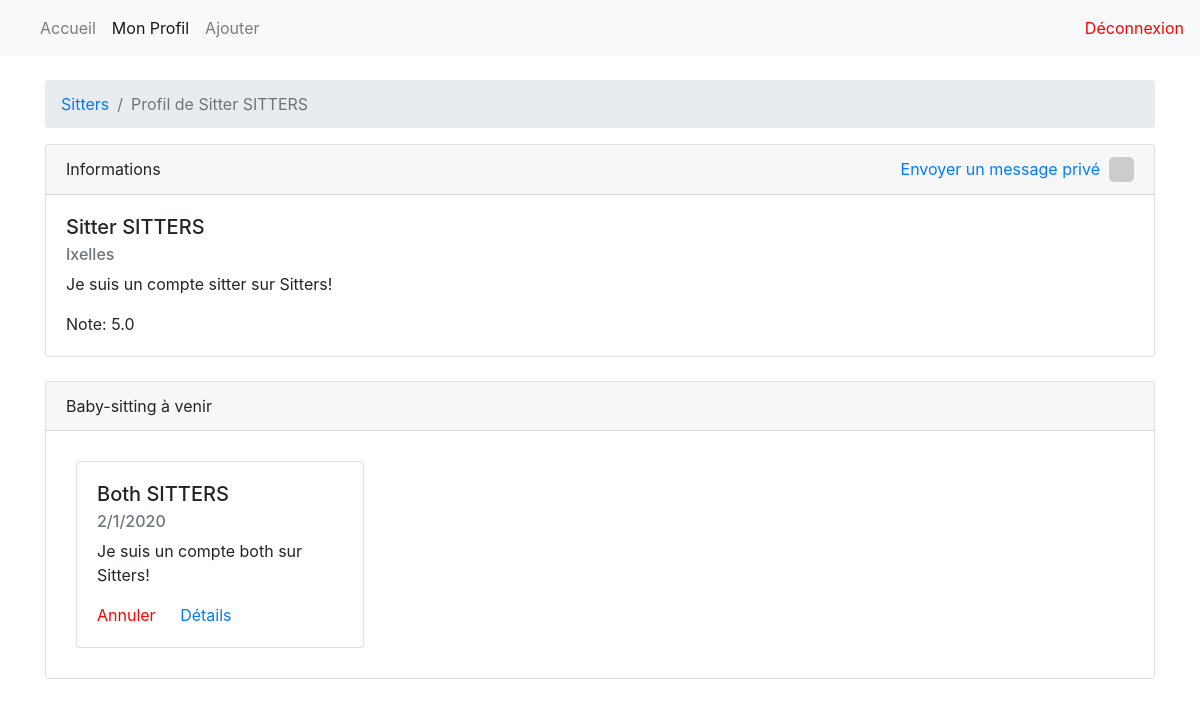
Screenshot of /Profile?Id=6 (signed in) with the database file from the repository.
### Sitters/models.py (models this page shows, shortened)
class User(models.Model):
    Email = models.EmailField(max_length=50)
    Password = models.CharField(max_length=128)
    Firstname = models.CharField(max_length=30)
    Lastname = models.CharField(max_length=50)
    City = models.CharField(max_length=50)
    Street = models.CharField(max_length=30, null=True)
    Infos = models.TextField(null=True)
    Status = (
        ('Parent','Parent'),
        ('Sitter','Sitter'),
        ('Both','Both'),
        )
    Status = models.CharField(max_length=30, choices=Status)
    Price = models.FloatField(null=True)
    Age = models.IntegerField(null=True)
    Admin = models.BooleanField(default=False)
    Banned = models.BooleanField(default=False)

class Disponibilities(models.Model):
    SitterId = models.IntegerField(null=True)
    Date = models.TextField(null=True)
    Duration = models.IntegerField(null=True)
    Reserved = models.BooleanField(default=False)
    By = models.IntegerField(null=True)
    Start = models.IntegerField(null=True)
    End = models.IntegerField(null=True)
    Price = models.FloatField(null=True)
    ChildMax = models.IntegerField(null=True)
    City = models.TextField(null=True)

### Sitters/views.py (the view, shortened to what this page needs)
# urls.py: url(r'^Profile$', Profile),
def Profile(request):
    if "User" in request.session:
        if len(request.GET) > 0:
            Query = User.objects.filter(pk=int(escape(request.GET["Id"])))
            if len(Query) > 0:
                SessionUser = User.objects.filter(Email=request.session["User"])
                if SessionUser[0].pk == int(escape(request.GET["Id"])):
                    Reservations = Disponibilities.objects.filter(By=SessionUser[0].pk)
                    UpComing = Disponibilities.objects.filter(SitterId=SessionUser[0].pk,Reserved=True)
                    for Coming in UpComing:
                        setattr(Coming, 'Price', User.objects.filter(pk=Coming.By)[0].Price)
                        setattr(Coming, 'Name', User.objects.filter(pk=Coming.By)[0].Firstname + " " + User.objects.filter(pk=Coming.SitterId)[0].Lastname)
                        setattr(Coming, 'City', User.objects.filter(pk=Coming.By)[0].City)
                        setattr(Coming, 'Age', User.objects.filter(pk=Coming.By)[0].Age)
                        setattr(Coming, 'Infos', User.objects.filter(pk=Coming.By)[0].Infos)
                    CheckForFavorite = Favorite.objects.filter(User=SessionUser[0].pk,FavoriteUser=int(escape(request.GET["Id"])))
                    if len(CheckForFavorite) > 0:
                        IsFavorite = True
                    else:
                        IsFavorite = False
                    if Query[0].Status != "Parent":
                        UserNote = Note(Query[0].pk)
                        if Query[0].Status == "Both":
                            Childs = Child.objects.filter(Parent=Query[0].pk)
                            return render(request, "Profile.html", {"User": Query[0], "SessionUser": SessionUser[0], "Reservations": Reservations, "UpComing": UpComing, "Note": UserNote, "Childs": Childs, "IsFavorite": IsFavorite})
                        else:
                            return render(request, "Profile.html", {"User": Query[0], "SessionUser": SessionUser[0], "Reservations": Reservations, "UpComing": UpComing, "Note": UserNote, "IsFavorite": IsFavorite})
                    else:
                        Childs = Child.objects.filter(Parent=Query[0].pk)
                        return render(request, "Profile.html", {"User": Query[0], "SessionUser": SessionUser[0], "Reservations": Reservations, "UpComing": UpComing, "Childs": Childs, "IsFavorite": IsFavorite})
            else:
                return redirect('/Users', {"Error": "Cet utilisateur n'existe pas."})
        else:
            return redirect('/')
    else:
        return redirect('/Login')

### Sitters/views.py (called while the page is built)
def Note(Id):
    Comments = Comment.objects.filter(Sitter=int(escape(Id)))
    if len(Comments) > 0:
        Sum = 0
        for Item in Comments:
            Sum += Item.Note
        return Sum/len(Comments)
    else:
        return "Aucune note"

### Sitters/templates/Profile.html (shortened to what this page needs)
<!DOCTYPE html>
<html>
<head>
    <link rel="stylesheet" href="https://stackpath.bootstrapcdn.com/bootstrap/4.4.1/css/bootstrap.min.css">
</head>
<body>
<nav class="navbar navbar-expand-lg navbar-light bg-light">
  <div class="collapse navbar-collapse" id="navbarText">
    <ul class="navbar-nav mr-auto">
      <li class="nav-item">
        <a class="nav-link" href="/">Accueil</a>
      </li>
      {% if SessionUser.pk == User.pk %}
      <li class="nav-item active">
        <a class="nav-link" href="/Profile?Id={{SessionUser.pk}}">Mon Profil</a>
      </li>
      {% else %}
      <li class="nav-item">
        <a class="nav-link" href="/Profile?Id={{SessionUser.pk}}">Mon Profil</a>
      </li>
      {% endif %}
      {% if SessionUser.Status != "Parent" %}
      <li class="nav-item">
        <a class="nav-link" href="/AddDisponibility">Ajouter</a>
      </li>
      {% endif %}
    </ul>
    <span class="navbar-text">
      <a href="/Logout" style="color: red; text-decoration: none;">Déconnexion</a>
    </span>
  </div>
</nav>
<br/>
<div class="container">
	<nav aria-label="breadcrumb">
	  <ol class="breadcrumb">
	    <li class="breadcrumb-item"><a href="#">Sitters</a></li>
	    <li class="breadcrumb-item active" aria-current="page">Profil de {{ User.Firstname }} {{ User.Lastname }}</li>
	  </ol>
	</nav>
	{% if User.Status == "Parent" %}
	<div class="card" style="width: 100%;">
	  <div class="card-header">
	  	Informations
	  	<div style="float: right;">
	  		<a href="/Chat?User={{User.pk}}">Envoyer un message privé </a>&nbsp;
	  		<img src="https://eu.ui-avatars.com/api/?name={{User.Firstname}}+{{User.Lastname}}&size=128&background=007bff&color=FFF" style="float: right;border-radius: 5px;" width=25px" height="25px" />
	  	</div>
	  </div>
	  <div class="card-body">
	  	<div style="float: right">
	  	{% if SessionUser.pk != User.pk %}
    		<a href="/Report?User={{User.pk}}" class="btn btn-danger btn-sm" style="float: right; margin: 5px;">Signaler</a>
    	{% endif %}
    	</div>
	    <h5 class="card-title"> {{ User.Firstname }} {{ User.Lastname }}</h5>
	    <h6 class="card-subtitle mb-2 text-muted">{{ User.City }}</h6>
	    <p class="card-text">{{ User.Infos|safe }}</p>
	    <b>Enfants:</b>
	    <ul>
	    	{% for Child in Childs %}
	    		<li>{{ Child.Name }} <i><small>({{ Child.Age }}ans)</small></i></li>
	    	{% endfor %}
	    </ul>
	  </div>
	</div>
	    {% if Reservations %}
	    	<br/>
	    	<div class="card">
	    	<div class="card-header">
	    		Mes réservations
	    	</div>
	    	<div class="card-body" style="display: inline-block;">
	    	  {% for Reservation in Reservations %}
	    		<div class="card" style="width: 18rem; display: inline-block; margin: 10px;">
				  <div class="card-body">
				    <h5 class="card-title">{{ Reservation.Name }}</h5>
				    <h6 class="card-subtitle mb-2 text-muted">{{ Reservation.Date }}</h6>
				    <p class="card-text">{{ Reservation.Infos|safe }}</p>
				    <a href="/Cancel?Id={{Reservation.pk}}" class="card-link" style="color: red;">Annuler</a>
				    <a href="/Details?Id={{Reservation.pk}}" class="card-link">Détails</a>
				  </div>
				</div>
	    	{% endfor %}
	    	</div>
	    	</div>
	    	<br/>
	    {% endif %}
	    <br/>
	    {% if UpComing %}
	    	<h3>À venir:</h3>
	    	{% for Coming in UpComing %}
	    	{% endfor %}
	    {% endif %}
	{% else %}
		<div class="card" style="width: 100%;">
		  <div class="card-header">
		  	Informations
		  	<div style="float: right;">
		  		<a href="/Chat?User={{User.pk}}">Envoyer un message privé </a>&nbsp;
		  		<img src="https://eu.ui-avatars.com/api/?name={{User.Firstname}}+{{User.Lastname}}&size=128&background=007bff&color=FFF" style="float: right;border-radius: 5px;" width=25px" height="25px" />
		  	</div>
		  </div>
		  <div class="card-body">
		    <h5 class="card-title">{{ User.Firstname }} {{ User.Lastname }}</h5>
		    <h6 class="card-subtitle mb-2 text-muted">{{ User.City }}</h6>
		    <p class="card-text">{{ User.Infos|safe }}</p>
		    <p class="card-text">Note: {{ Note }}</p>
		  </div>
		</div>
	    {% if UpComing %}
	    <br/>
	    	<div class="card" style="width: 100%;">
			  <div class="card-header">
			  	Baby-sitting à venir
			  </div>
			  <div class="card-body" style="display: inline-block;">
	    	{% for Reservation in UpComing %}
	    		<div class="card" style="width: 18rem; display: inline-block; margin: 10px;">
				  <div class="card-body">
				    <h5 class="card-title">{{ Reservation.Name }}</h5>
				    <h6 class="card-subtitle mb-2 text-muted">{{ Reservation.Date }}</h6>
				    <p class="card-text">{{ Reservation.Infos|safe }}</p>
				    <a href="/Cancel?Id={{Reservation.pk}}" class="card-link" style="color: red;">Annuler</a>
				    <a href="/Details?Id={{Reservation.pk}}" class="card-link">Détails</a>
				  </div>
				</div>
	    	{% endfor %}
			  </div>
			</div>
	    {% endif %}
	    </div>
	{% endif %}
</body>
</html>

### rows the page displays
User: Firstname "Sitter", Lastname "SITTERS", City "Ixelles", Infos "Je suis un compte sitter sur Sitters!"
Disponibilities: Name "Both SITTERS", Date "2/1/2020", Infos "Je suis un compte both sur Sitters!"

### other values shown
{{ Note }} "5.0"
